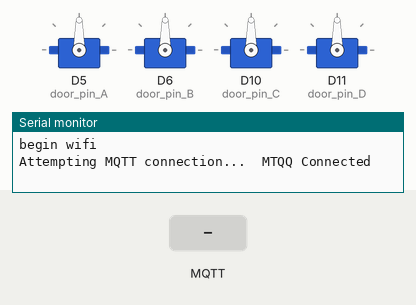
Simulated run of this sketch. Board: Arduino MKR. Shown: 4 × servo, the last lines printed to the serial monitor. The test bench sets the inputs (shaded band). WiFi joins after 1.5 s; servers stay silent unless stated; no MQTT or app messages arrive unless stated.

Above: at 2.7 s.
2.8 s: MQTT message "0" arrives on the first subscribed topic
At 3.9 s:
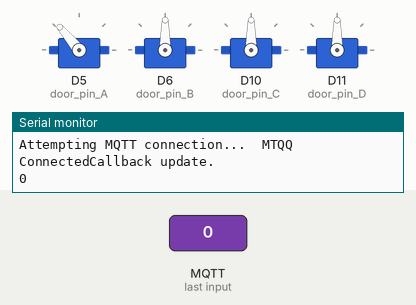
4.3 s: MQTT message "2" arrives on the first subscribed topic
At 4.9 s:
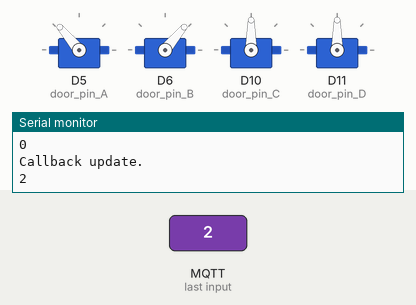
5.8 s: MQTT message "1" arrives on the first subscribed topic
At 7.0 s:
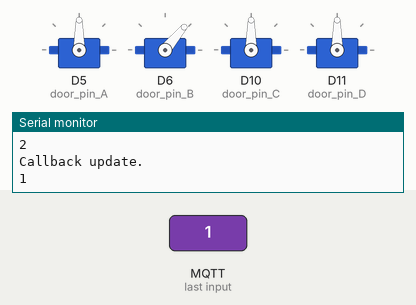
7.3 s: MQTT message "4" arrives on the first subscribed topic
At 8.5 s:
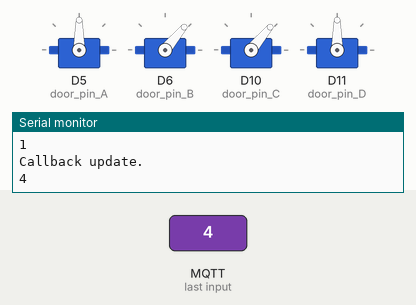
8.8 s: MQTT message "3" arrives on the first subscribed topic
At 9.6 s:
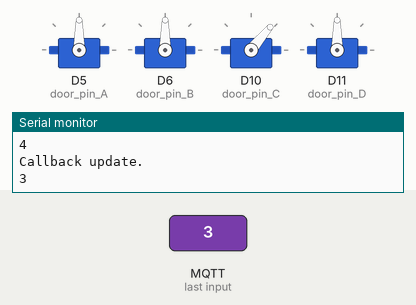
10.3 s: MQTT message "6" arrives on the first subscribed topic
At 10.7 s:
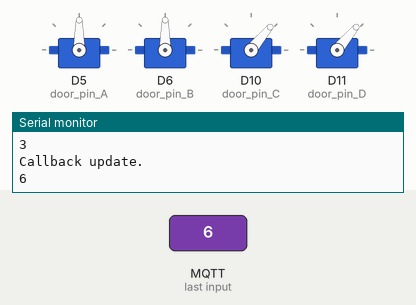
Timing chart, 0 to 12.8 s (numbered marks = the images above; inputs shaded):
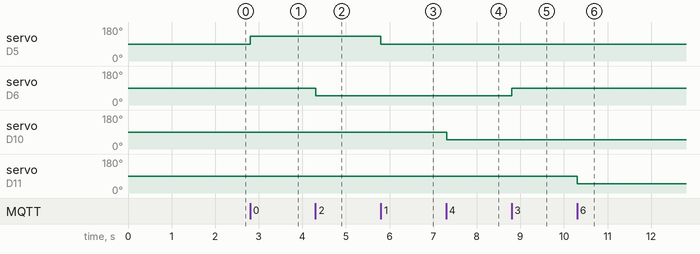

The sketch:

doors_control.ino
```cpp
#include <Client.h>
#include <SPI.h>
#include <WiFiNINA.h>
#include <PubSubClient.h>
#include <Servo.h>

char ssid[] = "Pixel";
char pass[] = "BRNIVOZG";
char host[] = "ec2-3-10-235-26.eu-west-2.compute.amazonaws.com";
uint16_t port = 31415;
char clientid[] = "alien_self_isolation_test_arduino";
char username[] = "student";
char password[] = "smartPass";
char topicname[] = "ALIEN_SELF_ISOLATION-compound/7";

const char sendTopic[] = "ALIEN_SELF_ISOLATION-compound/8";
const char connectedMessage[] = "4";

// Create servo items
Servo door_A;
Servo door_B;
Servo door_C;
Servo door_D;

// Define servo pins
#define door_pin_A 5
#define door_pin_B 6
#define door_pin_C 10
#define door_pin_D 11

// Polling for connection status
int prevMillis = 0;
int currentMillis = 0;
int timeInterval = 1000;

// Callback function header
void callback(char *topic, byte *payload, unsigned int length);

WiFiClient wificlient;
PubSubClient client(host, port, callback, wificlient);

void setup()
{
  Serial.begin(9600);
  //
//  while (!Serial)
//  {
//    delay(1000);
//  }

  // Set servo connections
  door_A.attach(door_pin_A);
  door_B.attach(door_pin_B);
  door_C.attach(door_pin_C);
  door_D.attach(door_pin_D);

  //
  Serial.println("begin wifi");
  //
  WiFi.begin(ssid, pass);
  reconnect();
}

void loop()
{

  //reconnect if connection is lost
  if (!client.connected() && WiFi.status() == 3)
  {
    reconnect();
  }

  //maintain MQTT connection
  client.loop();

  //MUST delay to allow ESP8266 WIFI functions to run
  delay(10);

  if ((currentMillis - prevMillis) >= timeInterval)
  {
    client.publish(sendTopic, connectedMessage);
    prevMillis = currentMillis;
  }

  currentMillis = millis();
}

void callback(char *topic, byte *payload, unsigned int length)
{
  //Print out some debugging info
  Serial.println("Callback update.");

  for (int i = 0; i < length; i++)
  {
    Serial.print((char)payload[i]);
  }
  Serial.println();

  // payload[0] is the command encoded as follows:
  // 0: Door A Open
  // 1: Door A Close
  // 2: Door B Open
  // 3: Door B Close
  // 4: Door C Open
  // 5: Door C Close
  // 6: Door D Open
  // 7: Door D Close


  if (payload[0] == '0')
  {
    door_A.write(130);
  }
  else if (payload[0] == '1')
  {
    door_A.write(90);
  }
  else if (payload[0] == '2')
  {
    door_B.write(50);
  }
  else if (payload[0] == '3')
  {
    door_B.write(90);
  }
  else if (payload[0] == '4')
  {
    door_C.write(50);
  }
  else if (payload[0] == '5')
  {
    door_C.write(90);
  }
  else if (payload[0] == '6')
  {
    door_D.write(50);
  }
  else if (payload[0] == '7')
  {
    door_D.write(90);
  }

}

//networking functions

void reconnect()
{

  //attempt to connect to the wifi if connection is lost
  if (WiFi.status() != WL_CONNECTED)
  {
    //debug printing
    Serial.print("Connecting to ");
    Serial.println(ssid);

    //loop while we wait for connection
    while (WiFi.status() != WL_CONNECTED)
    {
      delay(500);
      Serial.print(".");
    }

    //print out some more debug once connected
    Serial.println("");
    Serial.println("WiFi connected");
    Serial.println("IP address: ");
    Serial.println(WiFi.localIP());
  }

  //make sure we are connected to WIFI before attemping to reconnect to MQTT
  if (WiFi.status() == WL_CONNECTED)
  {
    // Loop until we're reconnected to the MQTT server
    while (!client.connected())
    {
      Serial.print("Attempting MQTT connection...");

      //if connected, subscribe to the topic(s) we want to be notified about
      if (client.connect(clientid, username, password))
      {
        Serial.print("\tMTQQ Connected");
        client.subscribe(topicname);
      }

      //otherwise print failed for debugging
      else
      {
        Serial.println("\tFailed.");
        abort();
      }
    }
  }
}
```

Measured:
- after the input at 2.8 s, servo on D5 (door_pin_A): 90° → 130° at once
- after the input at 4.3 s, servo on D6 (door_pin_B): 90° → 50° at once
- after the input at 5.8 s, servo on D5 (door_pin_A): 130° → 90° at once
- after the input at 7.3 s, servo on D10 (door_pin_C): 90° → 50° at once
- after the input at 8.8 s, servo on D6 (door_pin_B): 50° → 90° at once
- after the input at 10.3 s, servo on D11 (door_pin_D): 90° → 50° at once
